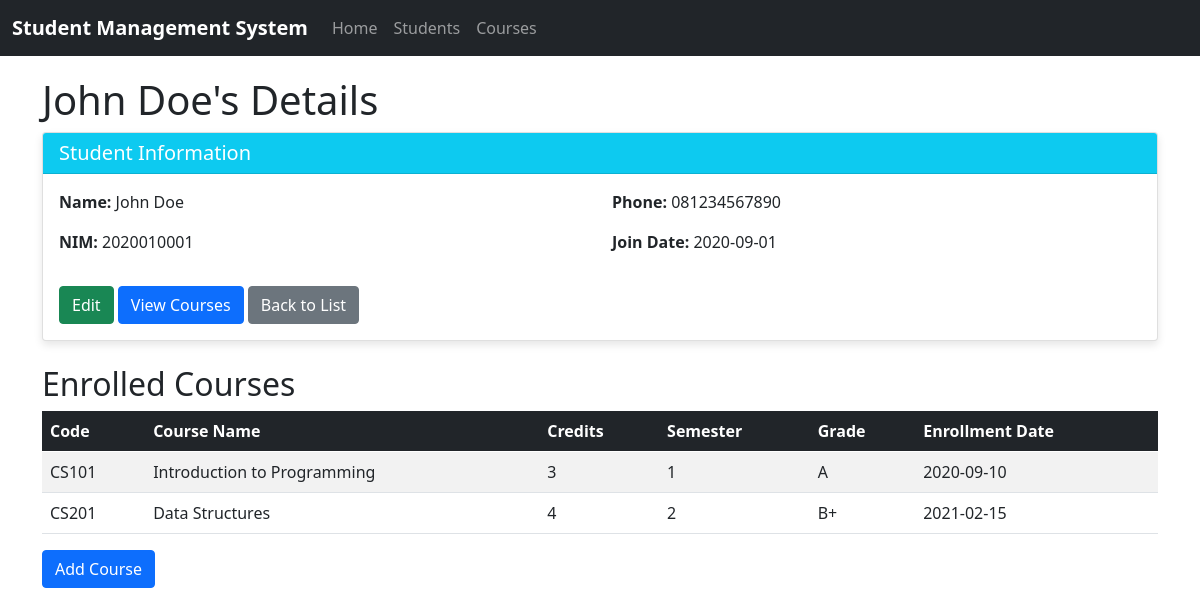
The app's page /student/view/1 with its own data.
### tables this page shows
CREATE TABLE IF NOT EXISTS students (
  id INT AUTO_INCREMENT PRIMARY KEY,
  name VARCHAR(100) NOT NULL,
  nim VARCHAR(20) NOT NULL UNIQUE,
  phone VARCHAR(15),
  join_date DATE
);

CREATE TABLE IF NOT EXISTS student_courses (
  id INT AUTO_INCREMENT PRIMARY KEY,
  student_id INT NOT NULL,
  course_id INT NOT NULL,
  grade VARCHAR(2),
  enrollment_date DATE,
  FOREIGN KEY (student_id) REFERENCES students(id) ON DELETE CASCADE,
  FOREIGN KEY (course_id) REFERENCES courses(id) ON DELETE CASCADE,
  UNIQUE KEY (student_id, course_id)  
);

CREATE TABLE IF NOT EXISTS courses (
  id INT AUTO_INCREMENT PRIMARY KEY,
  course_code VARCHAR(10) NOT NULL UNIQUE,
  course_name VARCHAR(100) NOT NULL,
  credits INT NOT NULL,
  semester INT NOT NULL
);

### routes.php (called while the page is built)
<?php
$routes = [
    '/' => ['HomeController', 'index'],
    '/home' => ['HomeController', 'index'],
    '/student/index' => ['StudentController', 'index'],
    '/student/create' => ['StudentController', 'create'],
    '/student/store' => ['StudentController', 'store'],
    '/student/edit/(\d+)' => ['StudentController', 'edit'],
    '/student/update/(\d+)' => ['StudentController', 'update'],
    '/student/delete/(\d+)' => ['StudentController', 'delete'],
    '/student/view/(\d+)' => ['StudentController', 'view'],
    '/course/index' => ['CourseController', 'index'],
    '/course/create' => ['CourseController', 'create'],
    '/course/store' => ['CourseController', 'store'],
    '/course/edit/(\d+)' => ['CourseController', 'edit'],
    '/course/update/(\d+)' => ['CourseController', 'update'],
    '/course/delete/(\d+)' => ['CourseController', 'delete'],
    '/course/view/(\d+)' => ['CourseController', 'view'],
    '/student/courses/(\d+)' => ['StudentController', 'viewCourses'],
    '/student/add_courses/(\d+)' => ['StudentController', 'addCourse'],
    '/student/remove-course/(\d+)/(\d+)' => ['StudentController', 'removeCourse'],
];

### controllers/StudentController.php (called while the page is built, shortened)
<?php
require_once BASE_PATH . '/models/Student.php';
class StudentController {
    private $student;
    public function __construct() {
        $this->student = new Student();
    }
    public function view($id) {
        $student_data = $this->student->getById($id);
        $courses = $this->student->getCourses($id);
        require_once BASE_PATH . '/views/templates/header.php';
        require_once BASE_PATH . '/views/students/view.php';
        require_once BASE_PATH . '/views/templates/footer.php';
    }
}

### models/Student.php (called while the page is built, shortened)
<?php
require_once BASE_PATH . '/config/database.php';
class Student {
    private $conn;
    public function __construct() {
        $database = new Database();
        $this->conn = $database->getConnection();
    }
    public function getById($id) {
        $sql = "SELECT * FROM students WHERE id = ?";
        $stmt = $this->conn->prepare($sql);
        $stmt->bind_param("i", $id);
        $stmt->execute();
        $result = $stmt->get_result();
        return $result->fetch_assoc();
    }
    public function getCourses($student_id) {
        $sql = "SELECT c.*, sc.grade, sc.enrollment_date
                FROM courses c
                JOIN student_courses sc ON c.id = sc.course_id
                WHERE sc.student_id = ?";
        $stmt = $this->conn->prepare($sql);
        $stmt->bind_param("i", $student_id);
        $stmt->execute();
        $result = $stmt->get_result();
        return $result;
    }
}

### config/database.php (called while the page is built, shortened)
<?php
class Database {
    private $host = "localhost";
    private $username = "root";
    private $password = "";
    private $db_name = "tp_mvc";
    public function getConnection() {
        $this->conn = null;
        try {
            $this->conn = new mysqli($this->host, $this->username, $this->password, $this->db_name);
        } catch(Exception $e) {
            echo "Database Error: " . $e->getMessage();
        }
        return $this->conn;
    }
}

### views/students/view.php (the view, shortened to what this page needs)
<h1><?php echo htmlspecialchars($student_data['name']); ?>'s Details</h1>
<div class="card mb-4">
    <div class="card-header bg-info text-white">
        <h5 class="mb-0">Student Information</h5>
    </div>
    <div class="card-body">
        <div class="row">
            <div class="col-md-6">
                <p><strong>Name:</strong> <?php echo htmlspecialchars($student_data['name']); ?></p>
                <p><strong>NIM:</strong> <?php echo htmlspecialchars($student_data['nim']); ?></p>
            </div>
            <div class="col-md-6">
                <p><strong>Phone:</strong> <?php echo htmlspecialchars($student_data['phone']); ?></p>
                <p><strong>Join Date:</strong> <?php echo htmlspecialchars($student_data['join_date']); ?></p>
            </div>
        </div>
        <div class="mt-3">
            <a href="/student/edit/<?php echo $student_data['id']; ?>" class="btn btn-success">Edit</a>
            <a href="/student/courses/<?php echo $student_data['id']; ?>" class="btn btn-primary">View Courses</a>
            <a href="/student/index" class="btn btn-secondary">Back to List</a>
        </div>
    </div>
</div>
<h2>Enrolled Courses</h2>
<div class="table-responsive">
    <table class="table table-striped table-hover">
        <thead class="table-dark">
            <tr>
                <th>Code</th>
                <th>Course Name</th>
                <th>Credits</th>
                <th>Semester</th>
                <th>Grade</th>
                <th>Enrollment Date</th>
            </tr>
        </thead>
        <tbody>
            <?php if (isset($courses) && $courses->num_rows > 0): ?>
                <?php while ($row = $courses->fetch_assoc()): ?>
                    <tr>
                        <td><?php echo htmlspecialchars($row['course_code']); ?></td>
                        <td><?php echo htmlspecialchars($row['course_name']); ?></td>
                        <td><?php echo htmlspecialchars($row['credits']); ?></td>
                        <td><?php echo htmlspecialchars($row['semester']); ?></td>
                        <td><?php echo $row['grade'] ? htmlspecialchars($row['grade']) : '-'; ?></td>
                        <td><?php echo htmlspecialchars($row['enrollment_date']); ?></td>
                    </tr>
                <?php endwhile; ?>
            <?php else: ?>
                <tr>
                    <td colspan="6" class="text-center">No courses enrolled</td>
                </tr>
            <?php endif; ?>
        </tbody>
    </table>
    <div class="mt-3">
        <a href="/student/add_courses/<?php echo $student_data['id']; ?>" class="btn btn-primary">Add Course</a>
    </div>
</div>

### index.php (shortened to what this page needs)
<?php
require_once BASE_PATH . '/routes.php';
$request_uri = $_SERVER['REQUEST_URI'];
$path = parse_url($request_uri, PHP_URL_PATH);
foreach ($routes as $route => $handler) {
    $pattern = '#^' . str_replace('/', '\/', $route) . '$#';
    if (preg_match($pattern, $path, $matches)) {
        list($controller_name, $action) = $handler;
        array_shift($matches);
        $controller_file = BASE_PATH . '/controllers/' . $controller_name . '.php';
        if (file_exists($controller_file)) {
            $controller = new $controller_name();
            call_user_func_array([$controller, $action], $matches);
            break;
        }
    }
}

### views/templates/header.php (shortened to what this page needs)
<!DOCTYPE html>
<html lang="en">
<head>
    <link rel="stylesheet" href="/assets/css/bootstrap.min.css">
</head>
<body>
    <nav class="navbar navbar-expand-lg navbar-dark bg-dark">
        <div class="container-fluid">
            <a class="navbar-brand" href="/">Student Management System</a>
            <div class="collapse navbar-collapse" id="navbarNav">
                <ul class="navbar-nav">
                    <li class="nav-item">
                        <a class="nav-link" href="/">Home</a>
                    </li>
                    <li class="nav-item">
                        <a class="nav-link" href="/student/index">Students</a>
                    </li>
                    <li class="nav-item">
                        <a class="nav-link" href="/course/index">Courses</a>
                    </li>
                </ul>
            </div>
        </div>
    </nav>
    <div class="container">

### views/templates/header.php (style rules this page uses)
.container { margin-top: 20px; }
.card { margin-bottom: 20px; box-shadow: 0 4px 8px rgba(0,0,0,0.1); }
.navbar-brand { font-weight: bold; }

### records on screen
students: name "John Doe", nim "2020010001", phone "081234567890", join_date "2020-09-01"
student_courses: course.course_code "CS101", course.course_name "Introduction to Programming", course.credits "3", course.semester "1", grade "A", enrollment_date "2020-09-10"
student_courses: course.course_code "CS201", course.course_name "Data Structures", course.credits "4", course.semester "2", grade "B+", enrollment_date "2021-02-15"
